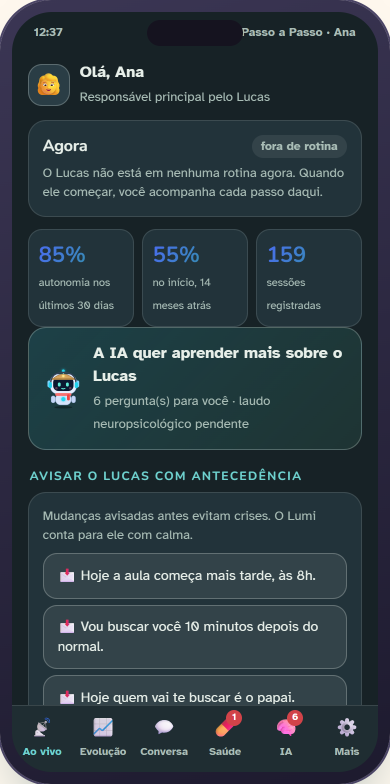
#> input picture video/assets/img/ana-aovivo-parado.png, 780 x 1568 px, given in place of lucas-inicio.png, which was not available (shown at 1/2 size)
$ python atualizar_imagens_docs.py
#> lines starting #> are read from the running program, lines starting #| are printed output that depends on the picture; pictures that were not available may be replaced by others from this repository, and a replacement may not be noted
"""Gera as imagens da documentação (docs/img) a partir das capturas reais do app (video/assets/img).

Uso (na pasta do projeto):
  1. python -m http.server 8765               (em outro terminal)
  2. cd video && npm install && node ferramentas/capturar.mjs
  3. python ferramentas/atualizar_imagens_docs.py

Os aparelhos (PNG transparente) viram JPG sobre o creme do site; as cenas 3D e a visão geral entram como estão.
Apaga de docs/img qualquer imagem que não esteja na lista abaixo, para não sobrarem capturas de versões antigas.
"""
import os
from PIL import Image

RAIZ = os.path.dirname(os.path.dirname(os.path.abspath(__file__)))
ORIGEM = os.path.join(RAIZ, 'video', 'assets', 'img')
DESTINO = os.path.join(RAIZ, 'docs', 'img')
CREME = (255, 248, 238)

# (arquivo em docs/img, captura de origem, largura final em px)
APARELHOS = [
    ('paciente-inicio', 'lucas-inicio', 420),
    ('paciente-guia', 'lucas-guia-fase2', 420),
    ('paciente-caa', 'lucas-caa', 420),
    ('paciente-remedio', 'lucas-remedio', 420),
    ('familia-sos', 'ana-sos', 420),
    ('familia-evolucao', 'ana-evolucao', 420),
    ('familia-laudo', 'ana-ia-laudo', 420),
    ('profissional-plano', 'pro-plano', 420),
    ('profissional-saude', 'pro-saude', 420),
    ('relogio-hoje', 'relogio-hoje', 300),
    ('relogio-sos', 'relogio-sos', 300),
]
CENAS = [
    ('app-visao-geral', 'app-visao-geral', 1400),
    ('app-modo-foco', 'app-modo-foco', 1400),
    ('site-sala-3d', 'sala-abertura', 1200),
    ('site-vitrine-3d', 'vitrine-abertura', 1200),
    ('site-lumi-fisico', 'vitrine-robo', 1200),
]

os.makedirs(DESTINO, exist_ok=True)
manter = set()


def salvar(nome, origem, largura, sobre_creme):
#> called with nome = 'paciente-inicio', origem = 'lucas-inicio', largura = 420, sobre_creme = True
    im = Image.open(os.path.join(ORIGEM, origem + '.png')).convert('RGBA')
    if sobre_creme:
        fundo = Image.new('RGBA', im.size, CREME + (255,))
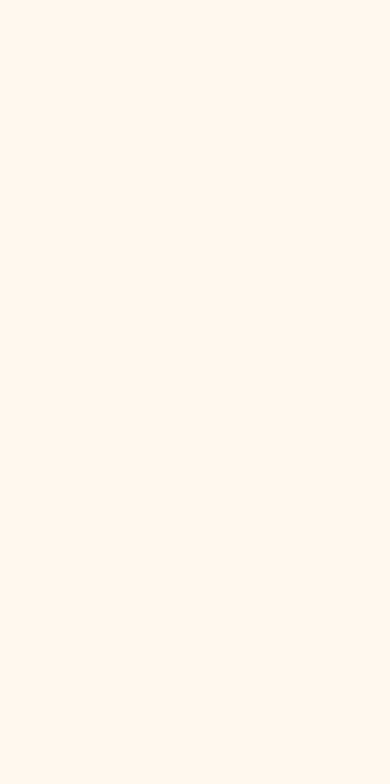
#> fundo: PIL image 780x1568 RGBA (shown at 1/2 size); mean R, G, B, A 255, 248, 238, 255
        fundo.alpha_composite(im)
        im = fundo
    im = im.convert('RGB')
#> im is the input picture: PIL image 780x1568 RGB; mean R, G, B 43.2, 57.4, 64.1
    alt = round(im.height * largura / im.width)
#> alt = 844
    im = im.resize((largura, alt), Image.LANCZOS)
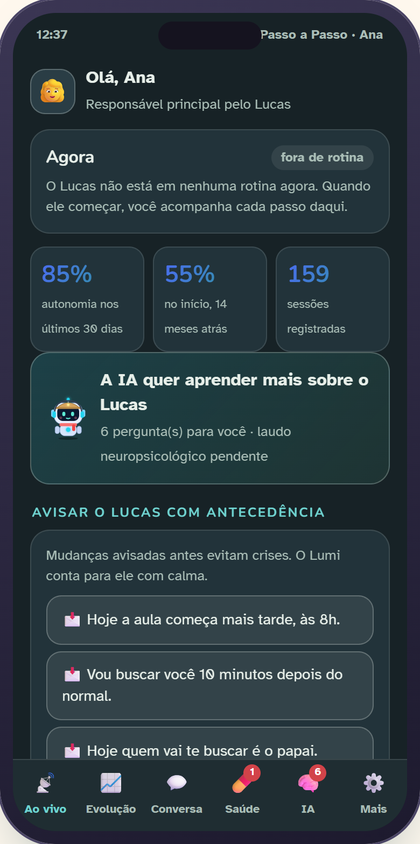
#> im: PIL image 420x844 RGB; mean R, G, B 43.2, 57.4, 64.1
    im.save(os.path.join(DESTINO, nome + '.jpg'), quality=86, optimize=True, progressive=True)
    manter.add(nome + '.jpg')


for nome, origem, largura in APARELHOS:
    salvar(nome, origem, largura, True)
#> pass 2 of the loop `for nome, origem, largura in APARELHOS:`:
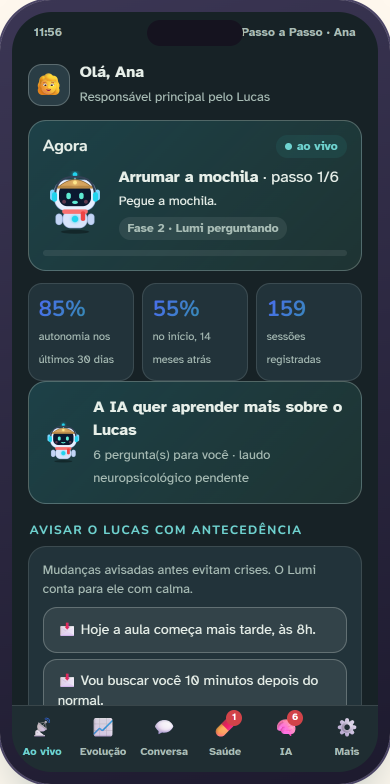
#> input picture video/assets/img/ana-aovivo.png, 780 x 1568 px, given in place of lucas-guia-fase2.png, which was not available (shown at 1/2 size)
#> in salvar, im is the input picture: PIL image 780x1568 RGB; mean R, G, B 42.3, 58.3, 64.5
#> in salvar (call 2), `im = im.resize((largura, alt), Image.LANCZOS)`:
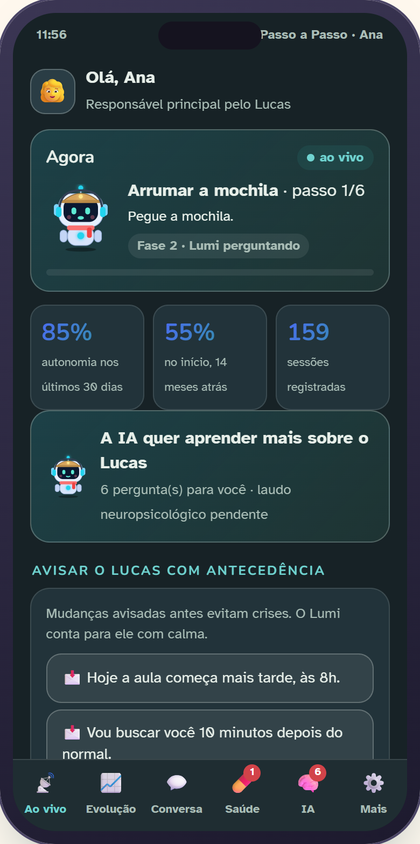
#> im: PIL image 420x844 RGB; mean R, G, B 42.3, 58.3, 64.5
#> (the run stopped early here; a loop or call above may not have finished)
